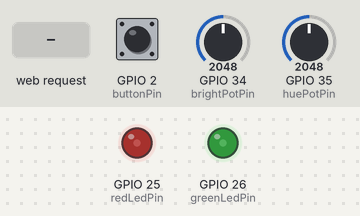
Recording of a sketch running on a simulated ESP32. Shown: output pins drawn as LEDs (lit = HIGH). Inputs (shaded band) come from the test bench; at power-on: GPIO 2 (buttonPin) HIGH, GPIO 34 (brightPotPin) = 2048, GPIO 35 (huePotPin) = 2048. WiFi joins after 1.5 s; servers stay silent unless stated; what the sketch prints to the serial monitor is not drawn.

Above: at 2.7 s.
2.8 s: HTTP request GET /startTransition?delay=1 received
At 3.95 s:
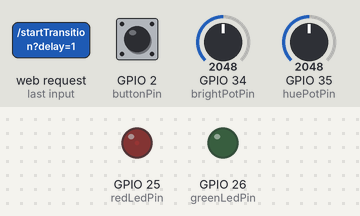
5.8 s: GPIO 2 (buttonPin) pulled LOW for 0.15 s
7.4 s: GPIO 2 (buttonPin) pulled LOW for 1 s
At 8.6 s:
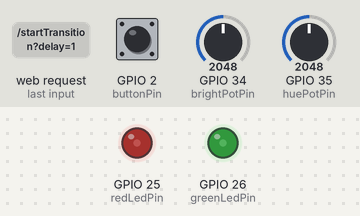
9.9 s: HTTP request GET /set?brightness=1 received
At 10.5 s:
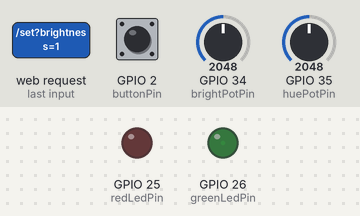
11.4 s: HTTP request GET /set?brightness=120&hue=120&delay=120 received
At 12.6 s:
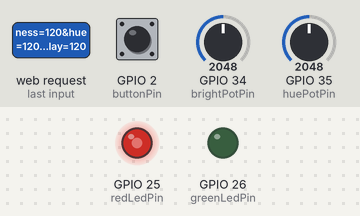
12.9 s: HTTP request GET /set?hue=1 received
At 13.9 s:
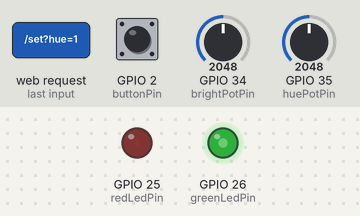
Timing chart, 0 to 15.4 s (numbered marks = the images above; inputs shaded):
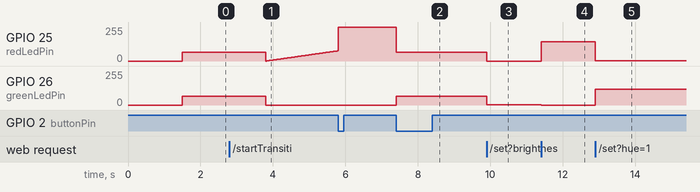

Measured:
- after the input at 2.8 s, GPIO 26 (greenLedPin): 64/255 → 0/255 after 1.0 s
- after the input at 7.4 s, GPIO 25 (redLedPin): 255/255 → 64/255 at once; GPIO 26 (greenLedPin): 0/255 → 64/255 at once
- after the input at 9.9 s, GPIO 25 (redLedPin): 64/255 → 0/255 at once; GPIO 26 (greenLedPin): 64/255 → 1/255 at once
- after the input at 11.4 s, GPIO 25 (redLedPin): 0/255 → 144/255 at once; GPIO 26 (greenLedPin): 1/255 → 0/255 at once
- after the input at 12.9 s, GPIO 25 (redLedPin): 144/255 → 1/255 at once; GPIO 26 (greenLedPin): 0/255 → 119/255 at once

The sketch:

wifi_override.ino
```cpp
#include <WiFi.h>
#include <WebServer.h>
#include <FastLED.h>

// Pins
const int brightPotPin = 34;
const int huePotPin = 35;
const int redLedPin = 25;
const int greenLedPin = 26;
const int buttonPin = 2;
const int fakeGND = 15;

// WiFi Credentials
const char* ssid = "iPhone";
const char* password = "12345678";

// Web Server
WebServer server(80);

// State Variables
bool manualOverride = false;
int totalBrightness = 0;
int hueRatio = 0;
int webBrightness = 128;
int webHueRatio = 50;

// Debounce
volatile unsigned long lastDebounceTime = 0;

// Transition Variables
bool isTransitioning = false;
bool isWaitingForTransition = false;
unsigned long transitionStartTime = 0;
unsigned long scheduledTransitionTime = 0;
const unsigned long TRANSITION_DURATION = 20000;

void IRAM_ATTR toggleOverride() {
  if (millis() - lastDebounceTime > 200) {
    manualOverride = !manualOverride;
    isTransitioning = false;
    // No longer cancel scheduled transitions when switching modes
    // isWaitingForTransition = false;  // Removed this line
    lastDebounceTime = millis();
    Serial.println(manualOverride ? "Manual mode enabled" : "Web mode enabled");
  }
}

void setup() {
  Serial.begin(115200);

  pinMode(brightPotPin, INPUT);
  pinMode(huePotPin, INPUT);
  pinMode(redLedPin, OUTPUT);
  pinMode(greenLedPin, OUTPUT);
  pinMode(buttonPin, INPUT_PULLUP);
  pinMode(fakeGND, OUTPUT);
  digitalWrite(fakeGND, LOW);

  attachInterrupt(digitalPinToInterrupt(buttonPin), toggleOverride, FALLING);

  WiFi.begin(ssid, password);
  while (WiFi.status() != WL_CONNECTED) {
    delay(500);
    Serial.print(".");
  }
  Serial.println("\nConnected to WiFi");
  Serial.print("IP: ");
  Serial.println(WiFi.localIP());

  server.on("/", handleRoot);
  server.on("/set", handleSet);
  server.on("/startTransition", handleStartTransition);
  server.begin();
}

void loop() {
  server.handleClient();

  // Check if it's time to start a scheduled transition
  if (isWaitingForTransition && !manualOverride && millis() >= scheduledTransitionTime) {
    isWaitingForTransition = false;
    isTransitioning = true;
    transitionStartTime = millis();
  }

  if (isTransitioning && !manualOverride) {
    updateTransition();
  } else {
    updateLEDs();
  }
}

void updateLEDs() {
  if (manualOverride) {
    // Manual mode - read from potentiometers
    totalBrightness = analogRead(brightPotPin) >> 2;
    hueRatio = analogRead(huePotPin) / 10.23;
  } else {
    // Web mode - use web values
    totalBrightness = webBrightness;
    hueRatio = webHueRatio;
  }

  int red = map(hueRatio, 0, 100, 0, totalBrightness);
  int green = totalBrightness - red;
  analogWrite(redLedPin, red);
  analogWrite(greenLedPin, green);
}

void updateTransition() {
  unsigned long elapsedTime = millis() - transitionStartTime;
  if (elapsedTime <= TRANSITION_DURATION) {
    float progress = (float)elapsedTime / TRANSITION_DURATION;
    int red, green;
    if (progress <= 0.33) {
      red = (progress / 0.33) * 255;
      green = 0;
    } else if (progress <= 0.66) {
      red = 255 - ((progress - 0.33) / 0.33) * 255;
      green = ((progress - 0.33) / 0.33) * 255;
    } else {
      red = 0;
      green = 255 - ((progress - 0.66) / 0.34) * 255;
    }
    analogWrite(redLedPin, red);
    analogWrite(greenLedPin, green);
  } else {
    isTransitioning = false;
    updateLEDs();
  }
}

void handleRoot() {
  server.send(200, "text/html", getHTML());
}

void handleSet() {
  if (manualOverride) {
    server.send(403, "text/plain", "Manual override active");
    return;
  }

  if (server.hasArg("brightness")) {
    webBrightness = server.arg("brightness").toInt();
  }
  if (server.hasArg("hue")) {
    webHueRatio = server.arg("hue").toInt();
  }
  server.send(200, "text/plain", "OK");
}

void handleStartTransition() {
  if (manualOverride) {
    server.send(403, "text/plain", "Manual override active");
    return;
  }

  if (server.hasArg("delay")) {
    int delaySeconds = server.arg("delay").toInt();
    if (delaySeconds > 0) {
      isWaitingForTransition = true;
      scheduledTransitionTime = millis() + (delaySeconds * 1000UL);
      server.send(200, "text/plain", "Transition scheduled");
      Serial.printf("Transition scheduled to start in %d seconds\n", delaySeconds);
    } else {
      server.send(400, "text/plain", "Invalid delay value");
    }
  } else {
    server.send(400, "text/plain", "Delay parameter required");
  }
}

String getHTML() {
  return R"html(
    <!DOCTYPE html>
    <html lang="en">
    <head>
      <meta charset="UTF-8">
      <meta name="viewport" content="width=device-width, initial-scale=1.0">
      <title>LED Control</title>
      <style>
        body {
          background-color: #1a1a1a;
          color: white;
          font-family: monospace;
          margin: 0;
          padding: 20px;
          display: flex;
          flex-direction: column;
          align-items: center;
          justify-content: center;
          height: 100vh;
        }
        h1 {
          margin-bottom: 20px;
        }
        .slider-container {
          width: 80%;
          max-width: 300px;
          margin: 10px 0;
          text-align: center;
        }
        .slider {
          width: 100%;
          height: 15px;
          border-radius: 5px;
          background: #333;
          outline: none;
          opacity: 0.7;
          transition: opacity 0.2s;
        }
        .slider:hover {
          opacity: 1;
        }
        .input-container {
          margin: 20px 0;
          text-align: center;
        }
        input[type="number"] {
          background: #333;
          color: white;
          border: none;
          padding: 8px;
          border-radius: 5px;
          width: 100px;
          margin-right: 10px;
        }
        .button {
          margin-top: 20px;
          padding: 12px 20px;
          font-size: 16px;
          color: white;
          background: #4CAF50;
          border: none;
          border-radius: 5px;
          cursor: pointer;
          transition: background 0.3s;
        }
        .button:hover {
          background: #45a049;
        }
        .button:disabled {
          background: #666;
          cursor: not-allowed;
        }
      </style>
    </head>
    <body>
      <h1>Set your settings</h1>

      <div class="slider-container">
        <label for="brightness">Brightness:</label>
        <input type="range" id="brightness" class="slider" min="0" max="255" value="128">
      </div>

      <div class="slider-container">
        <label for="hue">Hue:</label>
        <input type="range" id="hue" class="slider" min="0" max="100" value="50">
      </div>

      <div class="input-container">
        <label for="delay">Start transition in:</label>
        <input type="number" id="delay" min="1" value="5"> seconds
      </div>

      <button class="button" onclick="startTransition()" id="transitionBtn">Schedule Transition</button>

      <script>
        const transitionBtn = document.getElementById('transitionBtn');
        let transitionTimer = null;

        function sendUpdate(type, value) {
          const xhr = new XMLHttpRequest();
          xhr.open("GET", `/set?${type}=${value}`, true);
          xhr.onreadystatechange = function () {
            if (xhr.readyState === 4 && xhr.status === 403) {
              alert("Manual mode active. Web controls disabled.");
            }
          };
          xhr.send();
        }

        function startTransition() {
          const delaySeconds = document.getElementById('delay').value;
          if (delaySeconds < 1) {
            alert("Please enter a valid delay (minimum 1 second)");
            return;
          }

          const xhr = new XMLHttpRequest();
          xhr.open("GET", `/startTransition?delay=${delaySeconds}`, true);
          xhr.onreadystatechange = function () {
            if (xhr.readyState === 4) {
              if (xhr.status === 403) {
                alert("Manual mode active. Transition blocked.");
              } else if (xhr.status === 200) {
                transitionBtn.disabled = true;
                let countdown = delaySeconds;
                transitionBtn.textContent = `Starting in ${countdown}s...`;

                clearInterval(transitionTimer);
                transitionTimer = setInterval(() => {
                  countdown--;
                  if (countdown > 0) {
                    transitionBtn.textContent = `Starting in ${countdown}s...`;
                  } else {
                    transitionBtn.textContent = "Transitioning...";
                    setTimeout(() => {
                      transitionBtn.disabled = false;
                      transitionBtn.textContent = "Schedule Transition";
                    }, 20000); // Enable after transition duration
                    clearInterval(transitionTimer);
                  }
                }, 1000);
              }
            }
          };
          xhr.send();
        }

        document.getElementById("brightness").addEventListener("input", function() {
          sendUpdate("brightness", this.value);
        });

        document.getElementById("hue").addEventListener("input", function() {
          sendUpdate("hue", this.value);
        });
      </script>
    </body>
    </html>
  )html";
}
```
